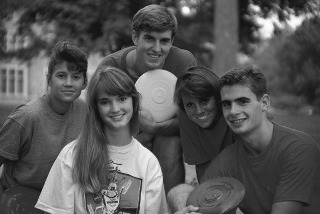
//> input picture Sheet03/img1.jpg, 320 x 214 px
$ ./sheet03   (built with g++ and OpenCV 4)
//> lines starting //> are read from the running program, lines starting //| are printed output that depends on the picture; after the words box and inside, x2 and y2 are one past the last pixel; in counts of white or black regions, pixels touching at a corner belong together
#include <iostream>
#include <opencv2/core/core.hpp>
#include <opencv2/highgui/highgui.hpp>
#include <opencv2/imgproc/imgproc.hpp>
#include <opencv2/objdetect.hpp>
#include <iostream>
#include <string.h>
#include <fstream>
#include <cmath>
#include <vector>
#include <stdlib.h>
#include "Types.hh"
#include "AdaBoost.hh"
#include "Tracking.hh"

using namespace cv;
using namespace std;

// [15 lines left out: function readData, not called in this run]

void violaAndJones(Mat& img_gray, Mat& img_color){
        CascadeClassifier cascade;
        const float scale_factor(1.2f);
        const int min_neighbors(3);

        if (cascade.load("./face-model.xml")) {
                equalizeHist(img_gray, img_gray); // improve image contrast to aid detection
                vector<Rect> objs; // the detected face objects
                cascade.detectMultiScale(img_gray, objs, scale_factor, min_neighbors); // viola and jones multi-scale face detector

                for (int n = 0; n < objs.size(); n++) {
                        rectangle(img_color, objs[n], Scalar(255,0,0), 8); // bounding rectangles on all faces
                }
                imshow("Viola Jones", img_color);
                waitKey(0);
        }
        else{
                std::cerr << "Unable to load face models" << std::endl;
        }
}

void nr1(){
        string images[3] = {
                "./img1.jpg",
                "./img2.jpg",
                "./img3.jpg"
        };
        for(int i = 0; i < images->size(); i++){
               Mat img_gray = imread(images[i], CV_LOAD_IMAGE_GRAYSCALE);
//> img_gray is the input picture: 214 rows x 320 cols, CV_8UC1; min 10, max 255, mean 85.6
               Mat img_color = imread(images[i], CV_LOAD_IMAGE_COLOR);
               violaAndJones(img_gray, img_color);
//> in violaAndJones, `equalizeHist(img_gray, img_gray);`:
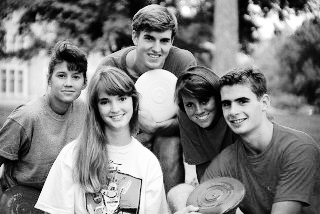
//> img_gray: 214 rows x 320 cols, CV_8UC1; min 0, max 255, mean 128.6
//> in violaAndJones, `cascade.detectMultiScale(img_gray, objs, scale_factor, min_neighbors);`: objs = 4 Rects (x, y, width, height): [133, 21, 47, 47], [47, 61, 40, 40], [91, 81, 50, 50], [209, 82, 53, 53]
//> the loop in violaAndJones, `for (int n = 0; n < objs.size(); n++)` made 4 passes
//> after the loop in violaAndJones, `for (int n = 0; n < objs.size(); n++)`:
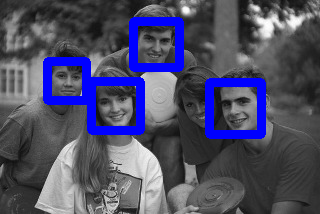
//> img_color: 214 rows x 320 cols, CV_8UC3; 9.45% of pixels changed, all inside (x1, y1, x2, y2) = (43, 17, 266, 139)
        }
//> pass 2 of the loop in nr1, `for(int i = 0; i < images->size(); i++)`:
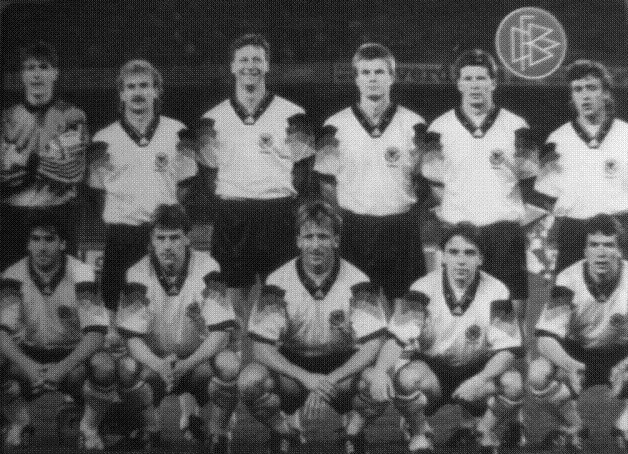
//> input picture Sheet03/img2.jpg, 628 x 454 px
//> in nr1, img_gray is the input picture: 454 rows x 628 cols, CV_8UC1; min 0, max 255, mean 91.7
//> in violaAndJones (call 2), `equalizeHist(img_gray, img_gray);`:
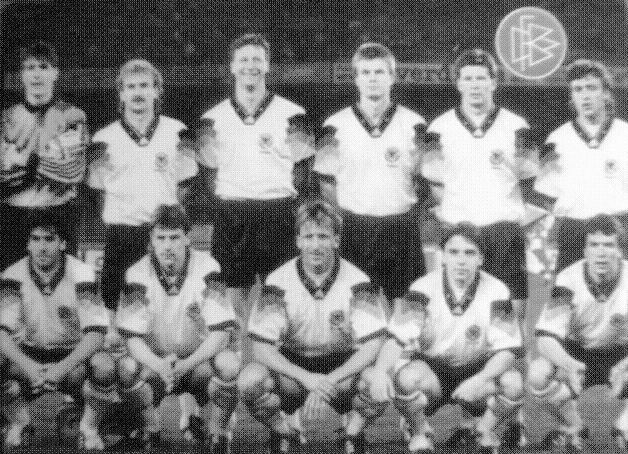
//> img_gray: 454 rows x 628 cols, CV_8UC1; min 0, max 255, mean 127.7
//> objs = 11 Rects (x, y, width, height), first 8: [227, 41, 47, 47], [13, 50, 48, 48], [349, 54, 47, 47], [452, 60, 45, 45], [562, 70, 46, 46], [22, 223, 43, 43], [145, 221, 46, 46], [579, 228, 46, 46]
//> the loop in violaAndJones (call 2), `for (int n = 0; n < objs.size(); n++)` made 11 passes
//> after the loop in violaAndJones (call 2), `for (int n = 0; n < objs.size(); n++)`:
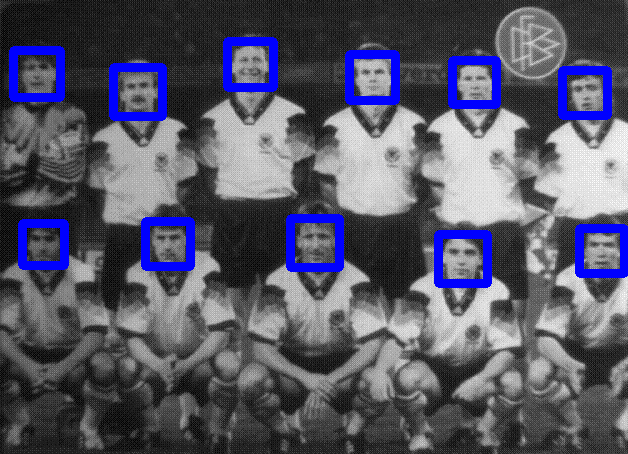
//> img_color: 454 rows x 628 cols, CV_8UC3; 6.26% of pixels changed, all inside (x1, y1, x2, y2) = (9, 37, 628, 288)
//> pass 3 of the loop in nr1, `for(int i = 0; i < images->size(); i++)`:
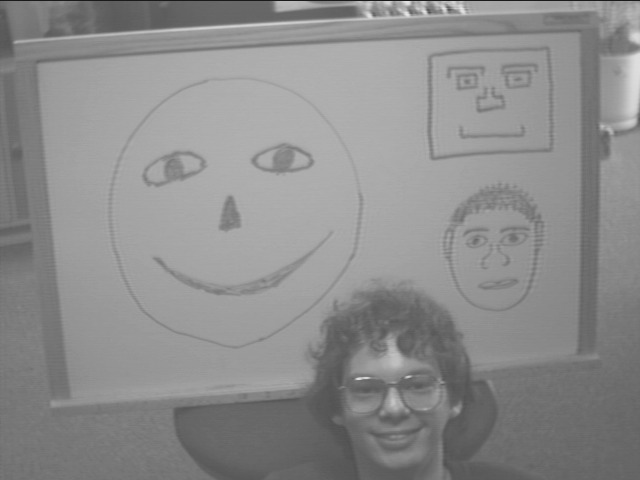
//> input picture Sheet03/img3.jpg, 640 x 480 px
//> in nr1, img_gray is the input picture: 480 rows x 640 cols, CV_8UC1; min 23, max 232, mean 140.4
//> in violaAndJones (call 3), `equalizeHist(img_gray, img_gray);`:
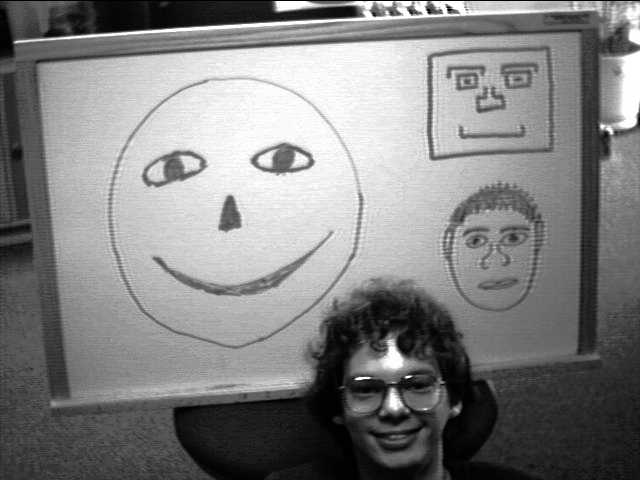
//> img_gray: 480 rows x 640 cols, CV_8UC1; min 0, max 255, mean 129.2
//> objs = 2 Rects (x, y, width, height): [438, 194, 117, 117], [331, 340, 125, 125]
//> the loop in violaAndJones (call 3), `for (int n = 0; n < objs.size(); n++)` made 2 passes
//> after the loop in violaAndJones (call 3), `for (int n = 0; n < objs.size(); n++)`:
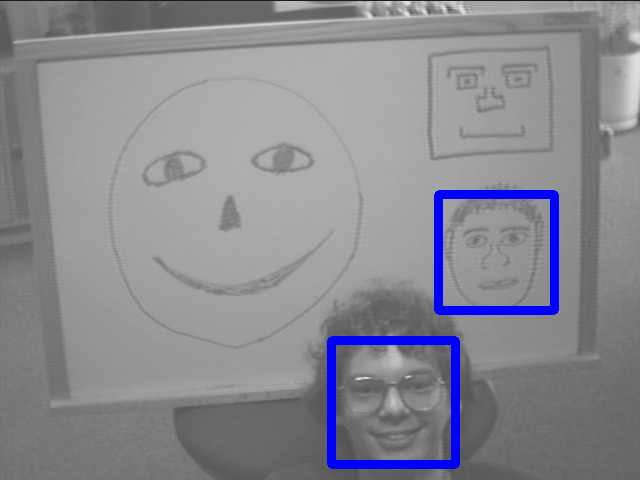
//> img_color: 480 rows x 640 cols, CV_8UC3; 2.79% of pixels changed, all inside (x1, y1, x2, y2) = (327, 190, 559, 469)
}

// [32 lines left out: functions nr2, nr3, not called in this run]


int main(int argc, char* argv[])
{
//> (the run ends here: the program stops with an error, at `imshow("Viola Jones", img_color);`)
